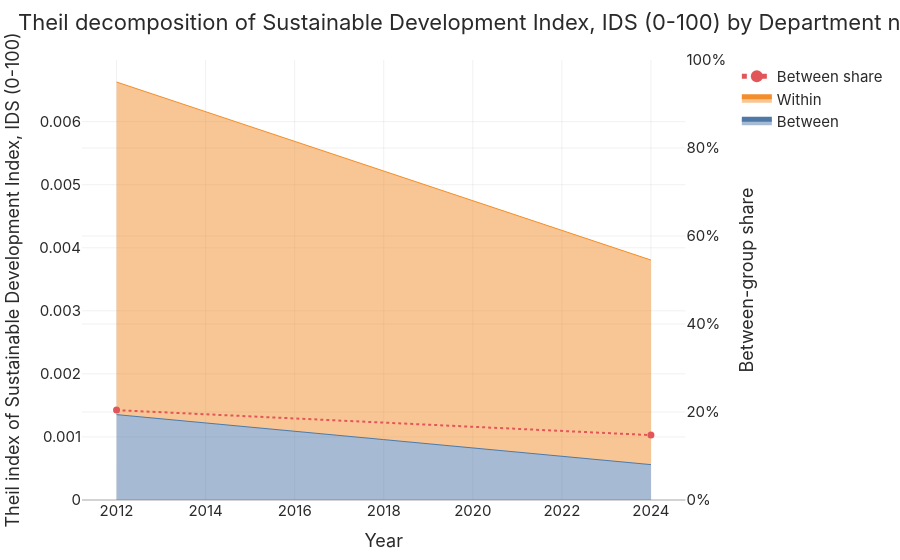

The notebook cell this image was saved under:
### Code cell
theil = gm.analyze_theil_decomposition(sp, "index_sdg", "department")
print(theil.interpret())
theil.fig

### Figure 1 — Plotly figure (JSON) as saved in the notebook; plotly's stock layout.template omitted (floating-point values rounded to 4 significant figures)
{"data": [{"hovertemplate": "Year = %{x}<br>between = %{y:.4g}<extra></extra>", "line": {"color": "#4E79A7", "width": 1}, "mode": "lines", "name": "Between", "stackgroup": "theil", "type": "scatter", "x": [2012, 2024], "xaxis": "x", "y": [0.001354, 0.0005612], "yaxis": "y"}, {"hovertemplate": "Year = %{x}<br>within = %{y:.4g}<extra></extra>", "line": {"color": "#F28E2B", "width": 1}, "mode": "lines", "name": "Within", "stackgroup": "theil", "type": "scatter", "x": [2012, 2024], "xaxis": "x", "y": [0.005275, 0.003244], "yaxis": "y"}, {"hovertemplate": "Year = %{x}<br>between share = %{y:.1%}<extra></extra>", "line": {"color": "#E15759", "dash": "dot", "width": 2}, "marker": {"color": "#E15759", "size": 7}, "mode": "lines+markers", "name": "Between share", "type": "scatter", "x": [2012, 2024], "xaxis": "x", "y": [0.2043, 0.1475], "yaxis": "y2"}], "layout": {"title": {"text": "Theil decomposition of Sustainable Development Index, IDS (0-100) by Department name"}, "xaxis": {"anchor": "y", "domain": [0.0, 0.94], "title": {"text": "Year"}}, "yaxis": {"anchor": "x", "domain": [0.0, 1.0], "title": {"text": "Theil index of Sustainable Development Index, IDS (0-100)"}}, "yaxis2": {"anchor": "x", "overlaying": "y", "range": [0, 1], "side": "right", "tickformat": ".0%", "title": {"text": "Between-group share"}}}}
